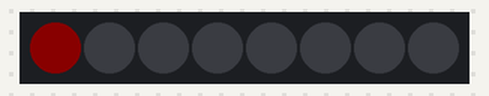
Bench run of a sketch on a simulated Arduino Uno, built with avr-gcc and run on an emulated ATmega328P. Parts: 8 RGB LEDs in strip order, left to right. Wiring (inferred from the names in the program): APA102 LEDs: data pin 4; clock pin 5. Dim RGB values are drawn brighter than linear.

Above: at 0.16 s.
At 0.88 s:
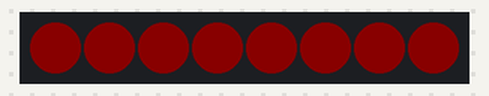
At 1.4 s:
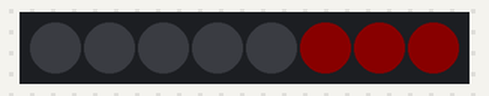
At 2.02 s:
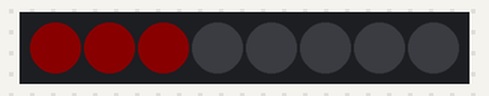
Timing chart, 0 to 40.0 s (numbered marks = the images above):
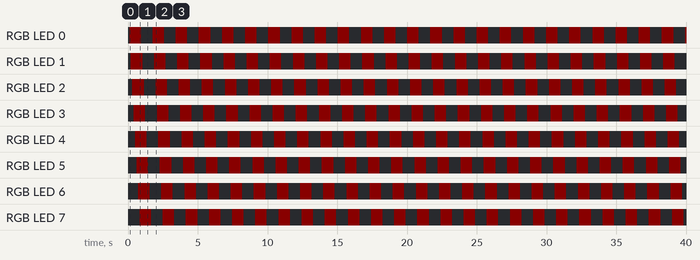

Measured:
- by itself, RGB LED 0–7: alternates RGB(10, 0, 0) for 0.83 s and off for 0.83 s
- by itself, everything shown: repeats every 1.7 s, in 16 steps

The sketch:

blinktlow.ino
```cpp
// Adapted from the Adafruit_DotStar library
// Reference is made to "SPI", but I'm sure that's
// particularly true.

// A bit-banging approach is used to talk to blinkt

const int dataPin = 4; // Blinkt pin 16
const int clockPin = 5; // blinkt pin 18
const int numLEDs = 8;
uint8_t pixels[numLEDs * 3];

void spi_out(uint8_t n) {
  for (uint8_t i = 8; i--; n <<= 1) {
    if (n & 0x80) digitalWrite(dataPin, HIGH);
    else          digitalWrite(dataPin, LOW);
    digitalWrite(clockPin, HIGH);
    digitalWrite(clockPin, LOW);
  }
}

void show() {
  uint8_t i;
  uint8_t n = numLEDs;
  uint8_t *ptr = pixels;


  for (i = 0; i < 4; i++) spi_out(0x00); // 4 byte start-frame marker

  do {                               // For each pixel...
    spi_out(0xFF);                   //  Pixel start
    for (i = 0; i < 3; i++) spi_out(*ptr++); // Write R,G,B
  } while (--n);

  for (i = 0; i < ((numLEDs + 15) / 16); i++) spi_out(0xFF); // end-frame marker
}

void setPixelColour(uint8_t pos , uint8_t r, uint8_t g, uint8_t b) {

    pos *= 3;
    pixels[pos++] = b;
    pixels[pos++] = g;
    pixels[pos] = r;
}

void setup() {

  pinMode(dataPin , OUTPUT);
  pinMode(clockPin, OUTPUT);
  digitalWrite(dataPin , LOW);
  digitalWrite(clockPin, LOW);

  show();

}

void loop() {
  static uint8_t red = 0;
  red = 10 - red; // switch between on and off
  for (int i = 0; i < 8; ++i) {
    show();
    delay(100);
    setPixelColour(i, red, 0, 0);
  }

}
```
